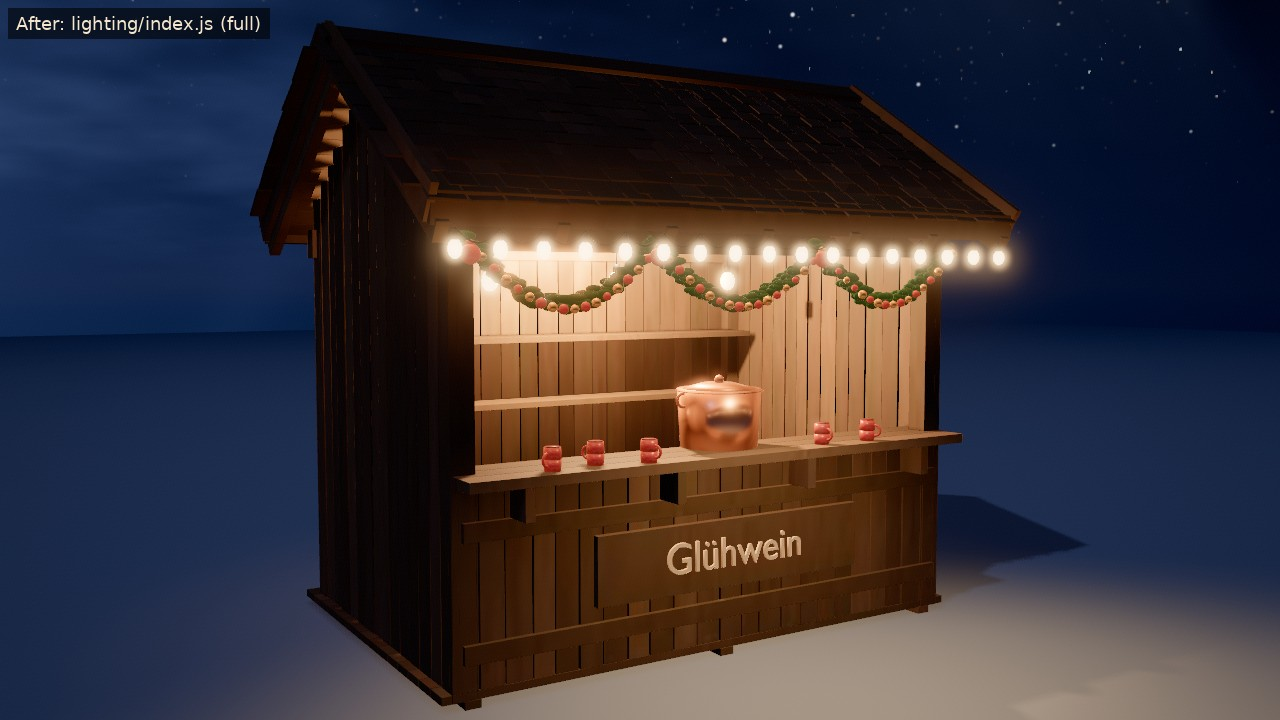
#> input picture review/round-1/lighting/after.jpg, 1280 x 720 px, given in place of after.png, which was not available
$ python compose.py
#> lines starting #> are read from the running program, lines starting #| are printed output that depends on the picture; pictures that were not available may be replaced by others from this repository, and a replacement may not be noted
"""Make the round-2 review JPEGs from the raw screenshots (shoot.mjs / shoot-market.mjs).

    python3 site/src/lighting/compose.py   # from the repo root
Env: RAW (this round's test-bench PNGs), MARKET (this round's market PNGs), BEFORE (the market PNGs
with round 1's lighting). Every image is at most 1280 px wide (BUILD.md).
"""
import os
from PIL import Image, ImageDraw, ImageFont

ROOT = os.path.abspath(os.path.join(os.path.dirname(__file__), '..', '..', '..'))
OUT = os.path.join(ROOT, 'review/round-2/lighting')
RAW = os.environ.get('RAW') or os.path.join(OUT, 'raw')
MARKET = os.environ.get('MARKET') or os.path.join(OUT, 'raw_market')
BEFORE = os.environ.get('BEFORE') or os.path.join(OUT, 'raw_before')
R1 = os.path.join(ROOT, 'review/round-1/lighting')
REF = os.path.join(ROOT, 'review/reference/gluehwein_preview.png')
MAXW = 1280


def font(size):
    for f in ('/usr/share/fonts/truetype/dejavu/DejaVuSans.ttf', '/usr/share/fonts/dejavu/DejaVuSans.ttf'):
        if os.path.exists(f):
            return ImageFont.truetype(f, size)
    return ImageFont.load_default()


def label(im, text, size=18):
    d = ImageDraw.Draw(im, 'RGBA')
    f = font(size)
    w = d.textlength(text, font=f)
    d.rectangle((8, 8, 8 + w + 16, 8 + size + 12), fill=(0, 0, 0, 160))
    d.text((16, 13), text, font=f, fill=(245, 230, 205, 255))
    return im


def load(path, size=None, crop=None):
    if not path or not os.path.exists(path):
        return None
    im = Image.open(path).convert('RGB')
    if crop:
        im = im.crop(crop)
    return im.resize(size, Image.LANCZOS) if size else im


def save(im, name):
    if im.width > MAXW:
        im = im.resize((MAXW, round(im.height * MAXW / im.width)), Image.LANCZOS)
    p = os.path.join(OUT, name)
    im.save(p, quality=88)
    print(name, im.size)


def grid(cells, cols, cell, name, size=18):
    """cells: [(image or None, label)], laid out in `cols` columns of `cell` (w, h)."""
    cells = [(im, t) for im, t in cells if im is not None]
    if not cells:
        return
    rows = (len(cells) + cols - 1) // cols
    sheet = Image.new('RGB', (cell[0] * min(cols, len(cells)), cell[1] * rows), (12, 12, 16))
    for i, (im, t) in enumerate(cells):
        im = label(im.resize(cell, Image.LANCZOS), t, size)
        sheet.paste(im, ((i % cols) * cell[0], (i // cols) * cell[1]))
    save(sheet, name)


def main():
    raw = lambda n: os.path.join(RAW, n + '.png')
    mk = lambda n: os.path.join(MARKET, n + '.png')
    bf = lambda n: os.path.join(BEFORE, n + '.png')
    half = (640, 360)

    # the test bench
    after = load(raw('after'))
#> in load, im is the input picture: PIL image 1280x720 RGB; mean R, G, B 54.3, 48.9, 55.4
    if after:
        save(label(after.copy(), 'Round 2, full (test bench)'), 'after.jpg')
#> in label, `w = d.textlength(text, font=f)`: w = 228.5
#> in save, `im.save(p, quality=88)`:
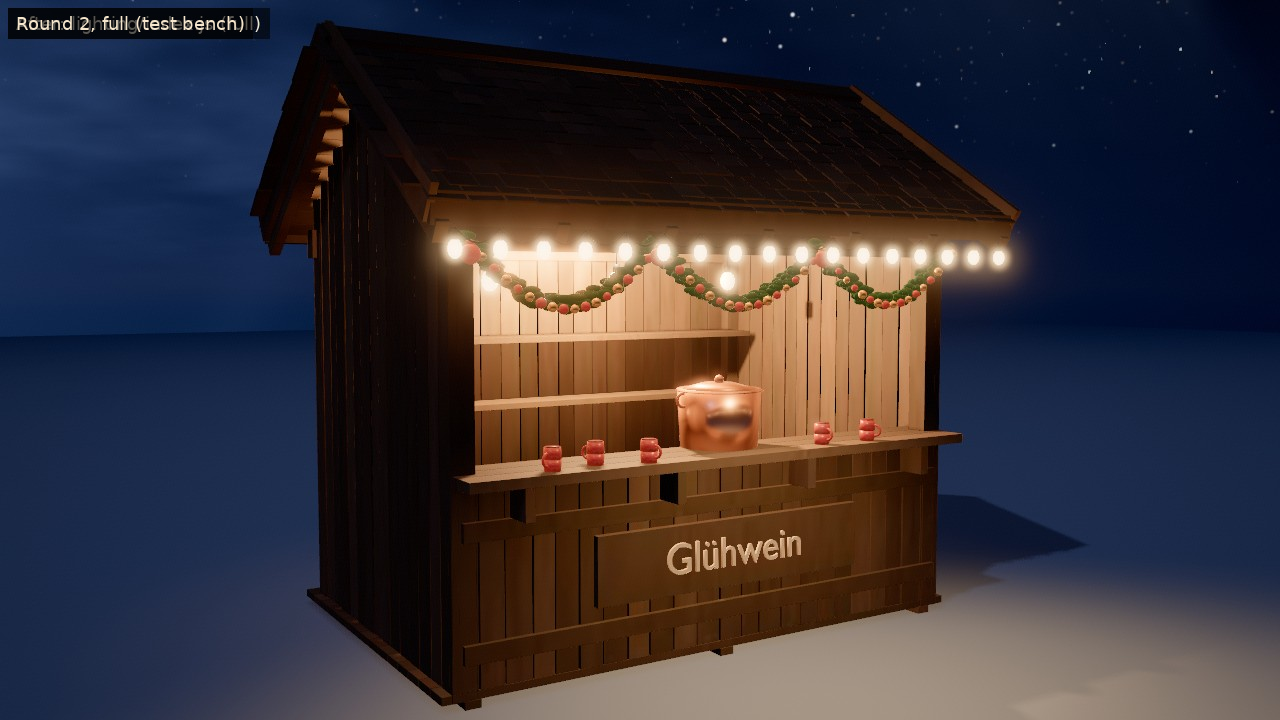
#> saved as after.jpg: PIL image 1280x720 RGB; mean R, G, B 54.3, 48.9, 55.3
#| after.jpg (1280, 720)
    lite = load(raw('lite'))
    if lite:
        save(label(lite.copy(), 'Round 2, lite (test bench)'), 'after_lite.jpg')
    r1 = load(os.path.join(R1, 'after.jpg'))
    if r1:
        save(label(r1.copy(), 'Round 1 (pass 4), full: before'), 'before.jpg')
#> call 2 of save, with name = 'before.jpg'
#> in save (call 2), `im.save(p, quality=88)`:
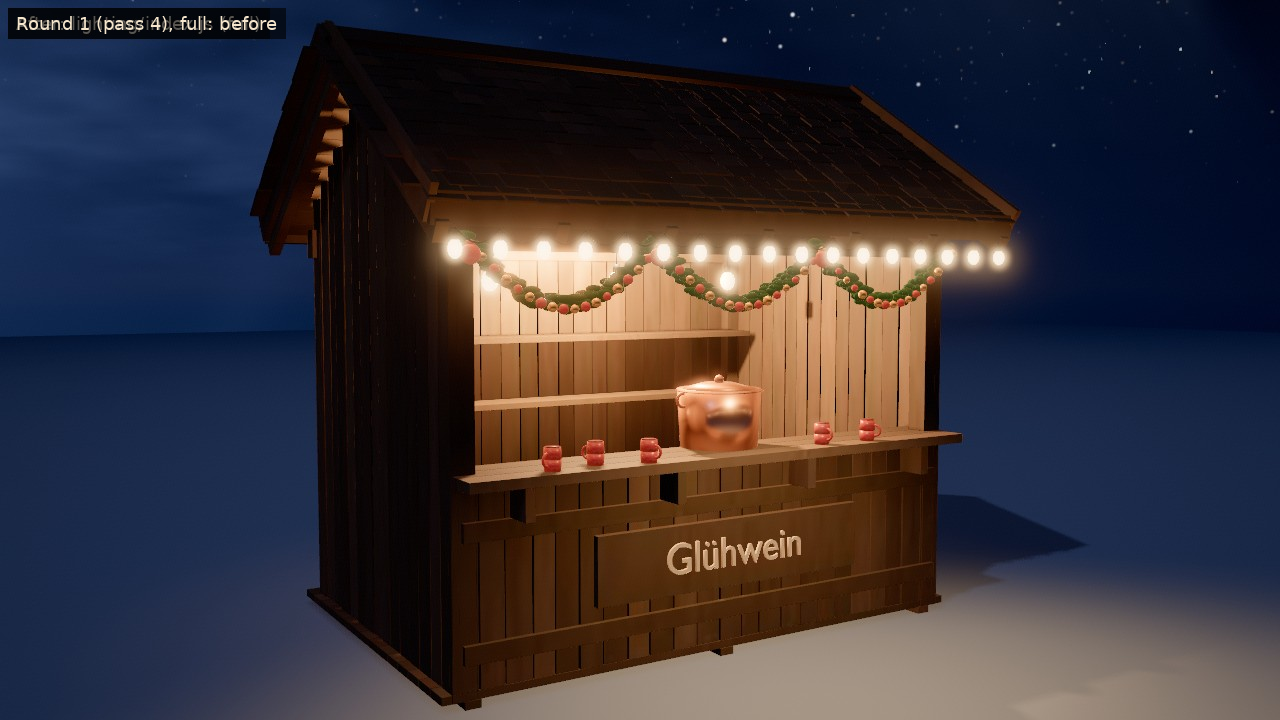
#> saved as before.jpg: PIL image 1280x720 RGB; mean R, G, B 54.3, 48.9, 55.2
#| before.jpg (1280, 720)
    grid([(load(REF), 'Cycles reference'), (r1, 'Round 1, full'), (after, 'Round 2, full'), (lite, 'Round 2, lite')],
         2, half, 'side_by_side.jpg')
#> call 4 of load, with path = 'review/reference/gluehwein_preview.png'
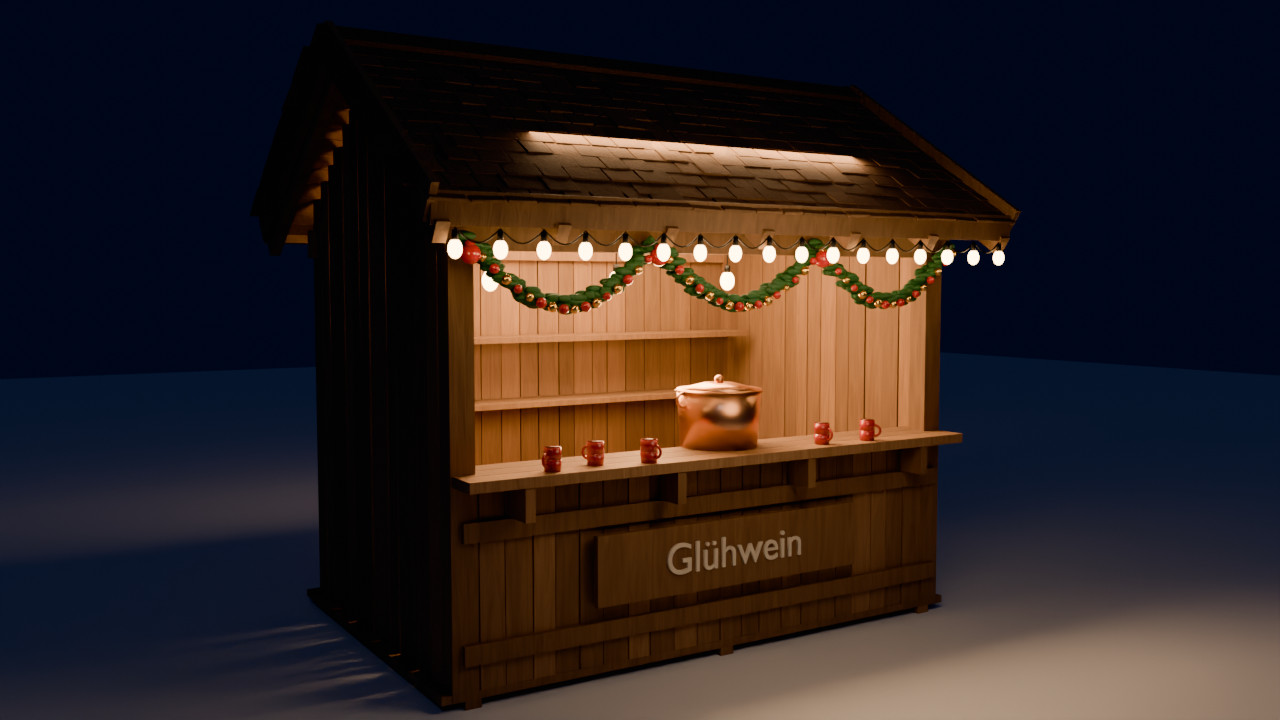
#> input picture review/reference/gluehwein_preview.png, 1280 x 720 px
#> in grid, `cells = [(im, t) for im, t in cells if im is not None]`: cells = 3 items
#> in grid, `rows = (len(cells) + cols - 1) // cols`: rows = 2
#> the loop in grid, `for i, (im, t) in enumerate(cells):` made 3 passes
#> (t, w in label) on passes 1 to 3: ('Cycles reference', 150.3), ('Round 1, full', 113.3), ('Round 2, full', 113.3)
#> after the loop in grid, `for i, (im, t) in enumerate(cells):`:
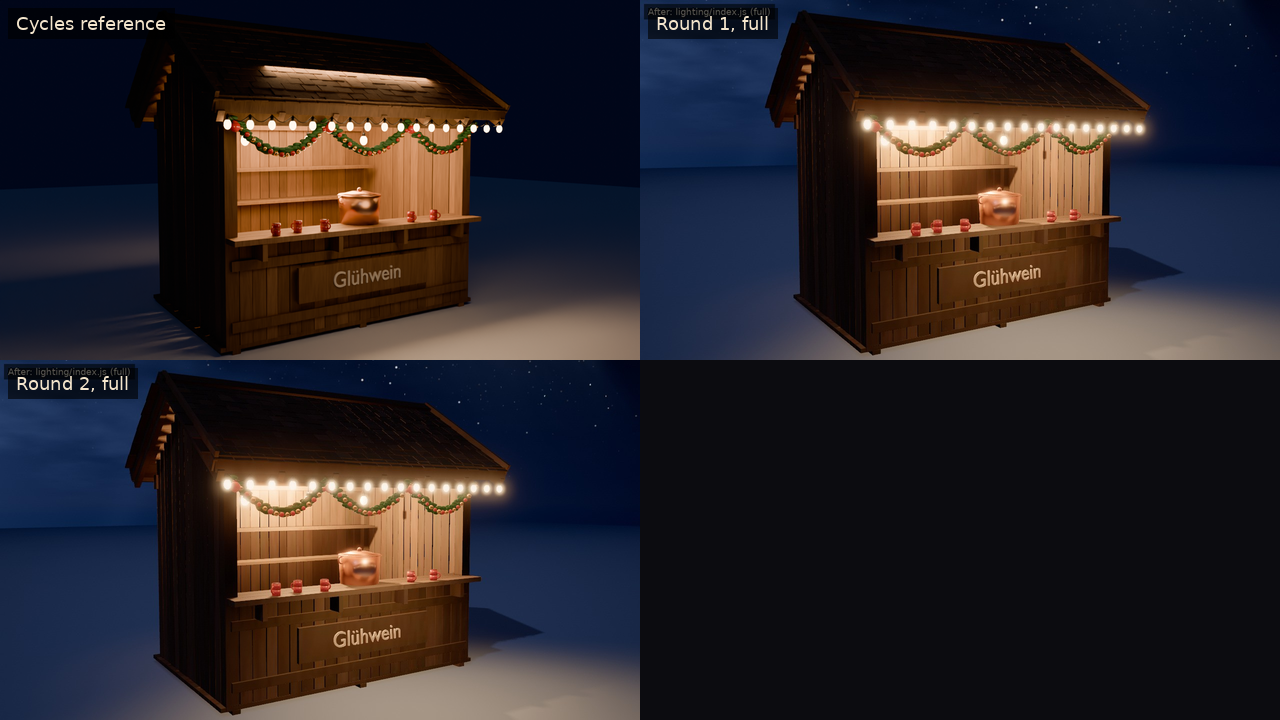
#> sheet: PIL image 1280x720 RGB; mean R, G, B 41.5, 36.1, 39.8
#| side_by_side.jpg (1280, 720)
    ref = load(REF)
    if ref and after:
        grid([(ref, 'Cycles reference'), (after, 'Round 2, full')], 2, half, 'side_by_side_pair.jpg')
#> call 2 of grid, with cols = 2, cell = (640, 360), name = 'side_by_side_pair.jpg', size = 18
#> in grid (call 2), `cells = [(im, t) for im, t in cells if im is not None]`: cells = 2 items
#> in grid (call 2), `rows = (len(cells) + cols - 1) // cols`: rows = 1
#> the loop in grid (call 2), `for i, (im, t) in enumerate(cells):` made 2 passes
#> after the loop in grid (call 2), `for i, (im, t) in enumerate(cells):`:
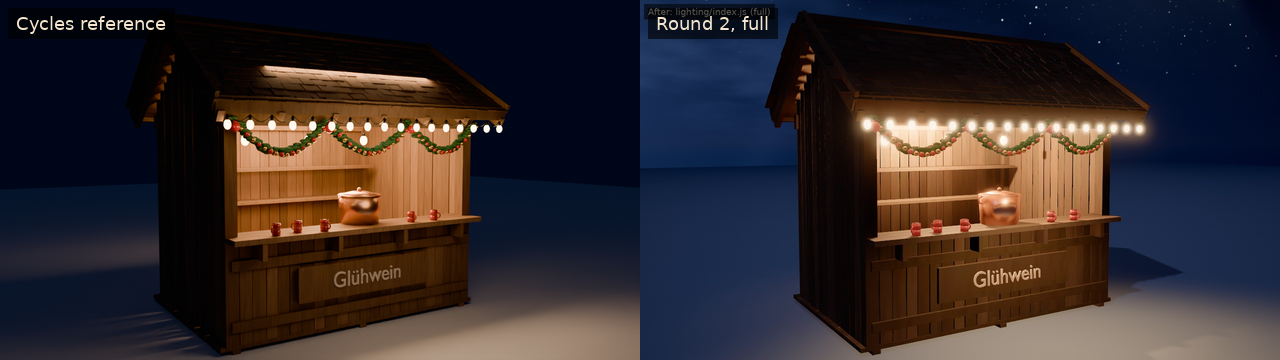
#> sheet: PIL image 1280x360 RGB; mean R, G, B 49.8, 41.9, 44.2
#| side_by_side_pair.jpg (1280, 360)
    # the sign lamp on the bench: board without and with it (crop around the "Glühwein" board)
    box = (470, 440, 990, 700)
    nosign = load(raw('nosign'), crop=box)
    if nosign and after:
        grid([(load(REF, crop=box), 'Cycles'), (nosign, 'No sign lamp'), (after.crop(box), 'Sign lamp')], 3, (426, 213), 'sign_lamp_bench.jpg', 14)
    snow = load(raw('snow'))
    if snow:
        grid([(after, 'Snow off'), (snow, 'Snow on (setSnow(true))')], 2, half, 'snow_toggle.jpg')
    if lite:
        # the lite roof and gable (the round-1 leak) and the lite back wall
        grid([(load(REF, crop=(250, 20, 650, 260)), 'Cycles'), (lite.crop((250, 20, 650, 260)), 'Lite: gable and eave')], 2, (640, 384), 'lite_gable.jpg')

    # the market
    pairs = [
        ('market', 'Home view, full'),
        ('market_lite', 'Home view, lite'),
        ('market_snow', 'Home view, snow'),
        ('glueh', 'Glühwein entered, full'),
        ('wurst', 'Bratwurst entered, full'),
        ('lite_glueh', 'Glühwein entered, lite'),
        ('lite_band', 'Bandstand entered, lite'),
        ('sign_glueh', 'Glühwein stand from the square, full'),
        ('sign_wurst', 'Bratwurst stand from the square, full'),
    ]
    for n, t in pairs:
        a = load(mk(n))
        if a:
            save(label(a.copy(), f'Round 2: {t}'), f'market_{n}.jpg' if not n.startswith('market') else f'{n}.jpg')
        b = load(bf(n))
        if a and b:
            grid([(b, f'Round 1: {t}'), (a, f'Round 2: {t}')], 2, half, f'before_after_{n}.jpg', 14)
    # the signs from the home view: the Glühwein and Bratwurst stands at 2x
    a, b = load(mk('market')), load(bf('market'))
    crop = (230, 360, 590, 540)
    if a:
        cells = ([(b.crop(crop), 'Round 1: home view, left stalls (2x)')] if b else []) + [(a.crop(crop), 'Round 2: home view, left stalls (2x)')]
        grid(cells, 1, (720, 360), 'home_signs.jpg', 14)
    # the two section signs from a visitor's approach (6.5-7.5 m in front of each stand, @cam=)
    g, w = load(mk('sign_glueh')), load(mk('sign_wurst'))
    if g and w:
        grid([(g, 'Glühwein stand, 6.5 m'), (w, 'Bratwurst stand, 7.5 m')], 2, half, 'market_signs.jpg', 14)

    # round 2, fix pass: the Ferris hub on the bench (?glb=/models/ferris.glb&tune=1&own=landmark), the
    # pass-3 settings against the hub fade and the farther wash, and the hub in the home view
    wb, wa = load(raw('wheel_before')), load(raw('wheel_after'))
    if wb and wa:
        box = (300, 60, 980, 600)
        grid([(wb.crop(box), 'Pass 3: wash 6.2 m out, hub bulbs full'), (wa.crop(box), 'Fix pass: wash 9.2 m out, hub bulbs fade')], 2, (640, 508), 'wheel_hub_bench.jpg', 14)
    p3 = load(os.path.join(OUT, 'raw_pass3', 'market.png'))
    if p3 and a:
        hub = (240, 120, 460, 300)
        grid([(p3.crop(hub), 'Pass 3: home view, hub (3x)'), (a.crop(hub), 'Fix pass: home view, hub (3x)')], 2, (640, 524), 'market_hub.jpg', 14)
    # baked AO in the glows and interior lamps, on the shipped Glühwein stall (the carpenter's AO map)
    ao0, ao1 = load(raw('ao_off')), load(raw('ao_on'))
    if ao0 and ao1:
        grid([(ao0, 'Shipped Glühwein stall: AO for hemisphere only'), (ao1, 'AO also in glows and interior lamps')], 2, half, 'ao_stall.jpg', 14)
        box = (420, 150, 1100, 330)
        grid([(ao0.crop(box), 'Bulb row, AO off in the glows'), (ao1.crop(box), 'Bulb row, AO on')], 1, (680, 180), 'ao_bulb_row.jpg', 14)


if __name__ == '__main__':
    main()
